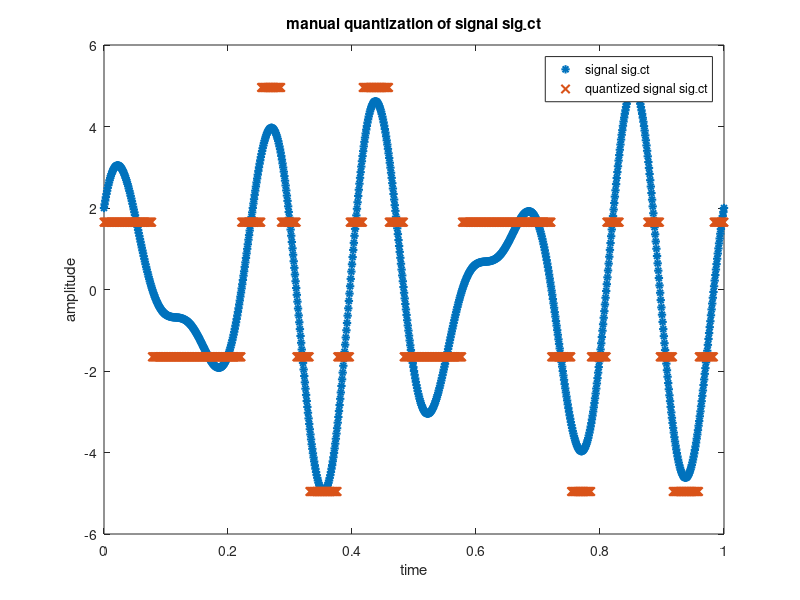

Source code (MATLAB):

% Shadril Hassan Shifat
% ID: 20-42451-1
% Data Communication Lab - Mid Term Assignment(2)
% ID = AB-CDEFG-H

clc;
clear all;
close all;
%ID= 20-42451-1
A=2;
B=0;
C=4;
D=2;
E=4;
F=5;
G=1;
H=1;

a1=G+2;
a2=G+1;
f1=G+4;
f2=G+6;

fs = 1000; %sampling frequency
t = 0:1/fs:1; % time array

sig_ct = a1*sin(2*pi*f1*t) + a2*cos(2*pi*f2*t);%signal
% manual quantization
level=4;
delta= (max(sig_ct)-min(sig_ct))/(level-1);
xq=min(sig_ct)+(round((sig_ct-min(sig_ct))/delta)).*delta;

plot(t,sig_ct,'*','linewidth',1.5);
hold  on;
plot(t,xq,'x','linewidth',1.5);
xlabel('time');
ylabel('amplitude');
title('manual quantization of signal sig_-ct');
legend('signal sig_-ct','quantized signal sig_-ct');
